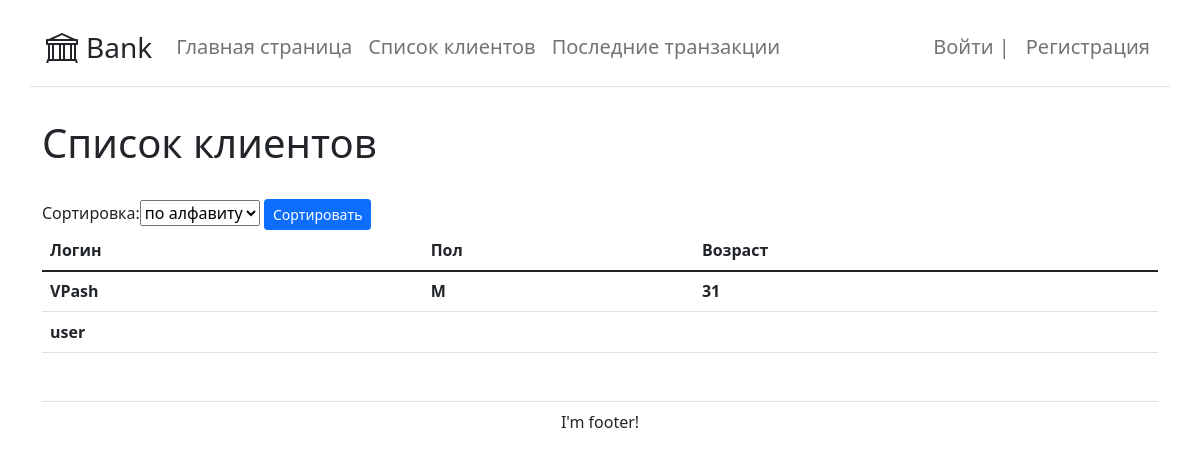
/list_clients/, run on the app's committed database.
### bank/models.py (models this page shows, shortened)
class User(AbstractUser): # Первичная модель
	sex_choices = (
		(' ', 'Не выбран'),
		('М', 'Мужской'),
		('Ж', 'Женский'),
	)
	first_name = models.CharField(max_length=30, blank=True, verbose_name='Имя')
	last_name = models.CharField(max_length=30, blank=True, verbose_name='Фамилия')
	sex = models.CharField(choices=sex_choices, default=' ', max_length=2, verbose_name='Пол')
	age = models.IntegerField(default=0, verbose_name='Возраст')
	slug = models.SlugField(max_length=255, unique=True, db_index=True)
	class Meta: # изменят наименование моедли в админ панели
		verbose_name = 'Пользователи'
		verbose_name_plural = 'Пользователи' # наименование для множемтвенного числа

### bank/views.py (the view)
def list_clients (request):
	clients = User.objects.all()
	form = ClientsFilterForm(request.GET)
	if form.is_valid():
		if form.cleaned_data.get('ordering'):
			clients = clients.order_by(form.cleaned_data.get('ordering'))
	return render (request, 'bank/list_clients.html', {'menu': menu, 'clients': clients, 'form': form, 'title': 'Список клиентов'})

### bank/forms.py
class ClientsFilterForm(forms.Form):
	sort_selection = (
		('username', 'по алфавиту'),
		('age', 'по возрасту'),
		('sex', 'по полу'),
	)
	ordering = forms.ChoiceField(label='Сортировка', required=False, choices=sort_selection)

### bank/templates/bank/list_clients.html (shortened to what this page needs)
{% extends 'bank/base.html' %}
{% block content %}
  <div class="container">
	<h1>{{title}}</h1><br>
	<form action="{% url 'list_clients' %}" method="get">
	  {{ form }}
	  <button type="submit" class="btn btn-primary btn-sm">Сортировать</button>
	</form>
	<table class="table table-hover">
	  <thead>
	    <tr>
	      <th>Логин</th>
	      <th>Пол</th>
	      <th>Возраст</th>
	    </tr>
	  </thead>
	  <tbody>
	    {% for client in clients %}
	      <tr>
	        {% if not client.is_staff %}
	        <th>{{ client.username }}</th>
	        <th>{{ client.sex }}</th>
			  {% if not client.age %}
			  <th></th>
			  {% else %}
	          <th>{{ client.age }}</th>
	          {% endif %}
	        {% endif %}
	      </tr>
	    {% endfor %}
	  </tbody>
	</table>
  </div>
{% endblock %}

### data on the page
User: username "VPash", sex "М", age "31"
User: username "user", age 0 (drawn)

### other printed values
{{ m.title }} "Главная страница" "Последние транзакции"
{{ m.title }} "Список клиентов"
{{ title }} "Список клиентов"
